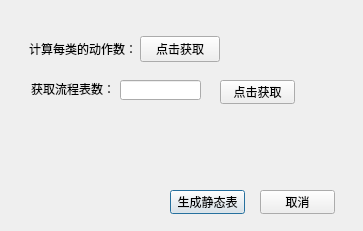
<?xml version="1.0" encoding="UTF-8"?>
<ui version="4.0">
 <class>StaticTable</class>
 <widget class="QDialog" name="StaticTable">
  <property name="geometry">
   <rect>
    <x>0</x>
    <y>0</y>
    <width>363</width>
    <height>231</height>
   </rect>
  </property>
  <property name="windowTitle">
   <string>Dialog</string>
  </property>
  <widget class="QDialogButtonBox" name="buttonBox">
   <property name="geometry">
    <rect>
     <x>30</x>
     <y>240</y>
     <width>341</width>
     <height>32</height>
    </rect>
   </property>
   <property name="standardButtons">
    <set>QDialogButtonBox::NoButton</set>
   </property>
  </widget>
  <widget class="QLineEdit" name="lineEdit">
   <property name="geometry">
    <rect>
     <x>120</x>
     <y>80</y>
     <width>81</width>
     <height>20</height>
    </rect>
   </property>
   <property name="maxLength">
    <number>32767</number>
   </property>
  </widget>
  <widget class="QPushButton" name="pushButton_3">
   <property name="geometry">
    <rect>
     <x>170</x>
     <y>190</y>
     <width>75</width>
     <height>24</height>
    </rect>
   </property>
   <property name="text">
    <string>生成静态表</string>
   </property>
  </widget>
  <widget class="QPushButton" name="pushButton_4">
   <property name="geometry">
    <rect>
     <x>260</x>
     <y>190</y>
     <width>75</width>
     <height>24</height>
    </rect>
   </property>
   <property name="text">
    <string>取消</string>
   </property>
  </widget>
  <widget class="QWidget" name="">
   <property name="geometry">
    <rect>
     <x>29</x>
     <y>36</y>
     <width>191</width>
     <height>26</height>
    </rect>
   </property>
   <layout class="QHBoxLayout" name="horizontalLayout_2">
    <item>
     <widget class="QLabel" name="label">
      <property name="text">
       <string>计算每类的动作数：</string>
      </property>
     </widget>
    </item>
    <item>
     <widget class="QPushButton" name="pushButton_2">
      <property name="text">
       <string>点击获取</string>
      </property>
     </widget>
    </item>
   </layout>
  </widget>
  <widget class="QPushButton" name="pushButton">
   <property name="geometry">
    <rect>
     <x>220</x>
     <y>80</y>
     <width>75</width>
     <height>24</height>
    </rect>
   </property>
   <property name="text">
    <string>点击获取</string>
   </property>
  </widget>
  <widget class="QLabel" name="label_2">
   <property name="geometry">
    <rect>
     <x>31</x>
     <y>81</y>
     <width>84</width>
     <height>16</height>
    </rect>
   </property>
   <property name="text">
    <string>获取流程表数：</string>
   </property>
  </widget>
 </widget>
 <resources/>
 <connections>
  <connection>
   <sender>buttonBox</sender>
   <signal>accepted()</signal>
   <receiver>StaticTable</receiver>
   <slot>accept()</slot>
   <hints>
    <hint type="sourcelabel">
     <x>248</x>
     <y>254</y>
    </hint>
    <hint type="destinationlabel">
     <x>157</x>
     <y>274</y>
    </hint>
   </hints>
  </connection>
  <connection>
   <sender>buttonBox</sender>
   <signal>rejected()</signal>
   <receiver>StaticTable</receiver>
   <slot>reject()</slot>
   <hints>
    <hint type="sourcelabel">
     <x>316</x>
     <y>260</y>
    </hint>
    <hint type="destinationlabel">
     <x>286</x>
     <y>274</y>
    </hint>
   </hints>
  </connection>
 </connections>
</ui>
